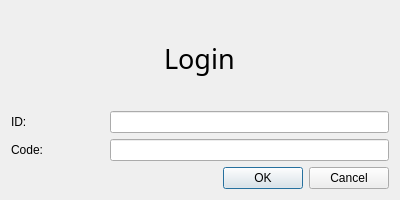
<?xml version="1.0" encoding="UTF-8"?>
<ui version="4.0">
 <class>Login</class>
 <widget class="QDialog" name="Login">
  <property name="geometry">
   <rect>
    <x>0</x>
    <y>0</y>
    <width>400</width>
    <height>200</height>
   </rect>
  </property>
  <property name="windowTitle">
   <string>Login</string>
  </property>
  <property name="windowIcon">
   <iconset>
    <normaloff>icon1.ico</normaloff>icon1.ico</iconset>
  </property>
  <layout class="QVBoxLayout" name="verticalLayout">
   <item alignment="Qt::AlignHCenter">
    <widget class="QLabel" name="label_3">
     <property name="font">
      <font>
       <family>Segoe MDL2 Assets</family>
       <pointsize>20</pointsize>
      </font>
     </property>
     <property name="text">
      <string>Login</string>
     </property>
    </widget>
   </item>
   <item>
    <layout class="QHBoxLayout" name="horizontalLayout">
     <item>
      <widget class="QLabel" name="label">
       <property name="sizePolicy">
        <sizepolicy hsizetype="Expanding" vsizetype="Preferred">
         <horstretch>1</horstretch>
         <verstretch>0</verstretch>
        </sizepolicy>
       </property>
       <property name="text">
        <string>ID:</string>
       </property>
      </widget>
     </item>
     <item>
      <widget class="QLineEdit" name="lineEdit">
       <property name="sizePolicy">
        <sizepolicy hsizetype="Expanding" vsizetype="Fixed">
         <horstretch>3</horstretch>
         <verstretch>0</verstretch>
        </sizepolicy>
       </property>
      </widget>
     </item>
    </layout>
   </item>
   <item>
    <layout class="QHBoxLayout" name="horizontalLayout_2">
     <item>
      <widget class="QLabel" name="label_2">
       <property name="sizePolicy">
        <sizepolicy hsizetype="Expanding" vsizetype="Preferred">
         <horstretch>1</horstretch>
         <verstretch>0</verstretch>
        </sizepolicy>
       </property>
       <property name="text">
        <string>Code:</string>
       </property>
      </widget>
     </item>
     <item>
      <widget class="QLineEdit" name="lineEdit_2">
       <property name="sizePolicy">
        <sizepolicy hsizetype="Expanding" vsizetype="Fixed">
         <horstretch>3</horstretch>
         <verstretch>0</verstretch>
        </sizepolicy>
       </property>
      </widget>
     </item>
    </layout>
   </item>
   <item>
    <widget class="QDialogButtonBox" name="buttonBox">
     <property name="orientation">
      <enum>Qt::Horizontal</enum>
     </property>
     <property name="standardButtons">
      <set>QDialogButtonBox::Cancel|QDialogButtonBox::Ok</set>
     </property>
    </widget>
   </item>
  </layout>
 </widget>
 <resources/>
 <connections>
  <connection>
   <sender>buttonBox</sender>
   <signal>accepted()</signal>
   <receiver>Login</receiver>
   <slot>accept()</slot>
   <hints>
    <hint type="sourcelabel">
     <x>248</x>
     <y>254</y>
    </hint>
    <hint type="destinationlabel">
     <x>157</x>
     <y>274</y>
    </hint>
   </hints>
  </connection>
  <connection>
   <sender>buttonBox</sender>
   <signal>rejected()</signal>
   <receiver>Login</receiver>
   <slot>reject()</slot>
   <hints>
    <hint type="sourcelabel">
     <x>316</x>
     <y>260</y>
    </hint>
    <hint type="destinationlabel">
     <x>286</x>
     <y>274</y>
    </hint>
   </hints>
  </connection>
 </connections>
</ui>
